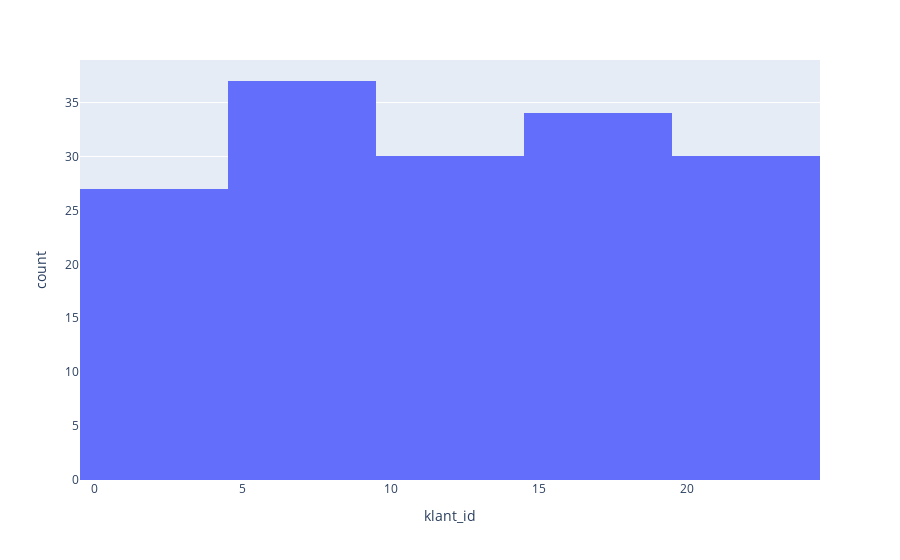

Notebook code cell kept with this figure:
### Code cell
if show_intermediate_results == True:
#    verkoop_order_df.hist(column='klant_id', bins=10)
    fig=px.histogram(verkoop_order_df, x='klant_id', nbins=10)
    fig.show()

### Figure 1 — Plotly figure (JSON) as saved in the notebook; plotly's stock layout.template omitted (floating-point values rounded to 4 significant figures; data arrays with more than 128 entries replaced by an {"elided": "..."} marker saying what was removed)
{"data": [{"alignmentgroup": "True", "bingroup": "x", "hovertemplate": "klant_id=%{x}<br>count=%{y}<extra></extra>", "legendgroup": "", "marker": {"color": "#636efa"}, "name": "", "nbinsx": 10, "offsetgroup": "", "orientation": "v", "showlegend": false, "type": "histogram", "x": {"elided": "158 int values"}, "xaxis": "x", "yaxis": "y"}], "layout": {"barmode": "relative", "legend": {"tracegroupgap": 0}, "margin": {"t": 60}, "xaxis": {"anchor": "y", "domain": [0, 1], "title": {"text": "klant_id"}}, "yaxis": {"anchor": "x", "domain": [0, 1], "title": {"text": "count"}}}}
